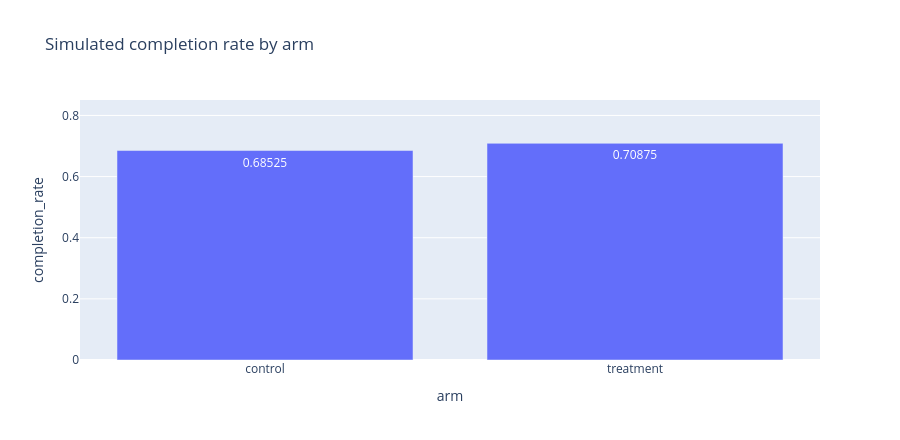

Notebook code for this chart:
### Code cell
c_n, t_n = len(ctrl_sim), len(treat_sim)
c_c, t_c = int(ctrl_sim["completed"].sum()), int(treat_sim["completed"].sum())
z_stat, z_p = proportions_ztest(count=[t_c, c_c], nobs=[t_n, c_n])
ci_low_p, ci_high_p = confint_proportions_2indep(t_c, t_n, c_c, c_n, method="wald")


def bootstrap_rate_ci(a, b, n_iter=3000, seed=SEED):
    rng = np.random.default_rng(seed)
    diffs = [
        rng.choice(a, len(a), replace=True).mean()
        - rng.choice(b, len(b), replace=True).mean()
        for _ in range(n_iter)
    ]
    return float(np.percentile(diffs, 2.5)), float(np.percentile(diffs, 97.5))


boot_low, boot_high = bootstrap_rate_ci(
    treat_sim["completed"].to_numpy(), ctrl_sim["completed"].to_numpy()
)
eng_result = {
    "control_rate": c_c / c_n,
    "treatment_rate": t_c / t_n,
    "diff": t_c / t_n - c_c / c_n,
    "z": float(z_stat),
    "p": float(z_p),
    "wald_ci": (float(ci_low_p), float(ci_high_p)),
    "boot_ci": (boot_low, boot_high),
}
for k, v in eng_result.items():
    print(f"  {k} = {v}")

fig = px.bar(
    pd.DataFrame({
        "arm": ["control", "treatment"],
        "completion_rate": [eng_result["control_rate"], eng_result["treatment_rate"]],
    }),
    x="arm",
    y="completion_rate",
    text="completion_rate",
    title="Simulated completion rate by arm",
)
fig.update_traces(texttemplate="%{text}")
fig.update_layout(
    yaxis_range=[
        0,
        max(eng_result["control_rate"], eng_result["treatment_rate"]) * 1.2,
    ],
    height=440,
)
fig.show()

### Figure 1 — Plotly figure (JSON) as saved in the notebook; plotly's stock layout.template omitted (floating-point values rounded to 4 significant figures)
{"data": [{"hovertemplate": "arm=%{x}<br>completion_rate=%{text}<extra></extra>", "legendgroup": "", "marker": {"color": "#636efa", "pattern": {"shape": ""}}, "name": "", "orientation": "v", "showlegend": false, "text": [0.6853, 0.7087], "textposition": "auto", "texttemplate": "%{text}", "type": "bar", "x": ["control", "treatment"], "xaxis": "x", "y": [0.6853, 0.7087], "yaxis": "y"}], "layout": {"barmode": "relative", "height": 440, "legend": {"tracegroupgap": 0}, "title": {"text": "Simulated completion rate by arm"}, "xaxis": {"anchor": "y", "domain": [0, 1], "title": {"text": "arm"}}, "yaxis": {"anchor": "x", "domain": [0, 1], "range": [0, 0.8505], "title": {"text": "completion_rate"}}}}
